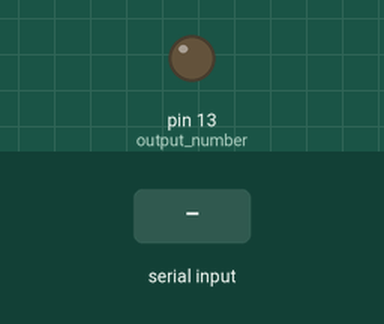
Recording of a sketch running on a simulated Arduino Uno, built with avr-gcc and run on an emulated ATmega328P. Shown: output pins drawn as LEDs (lit = HIGH). Inputs (shaded band) come from the test bench.

Above: at 1.2 s.
1.3 s: byte 1 (1) received over Serial
At 2.3 s:
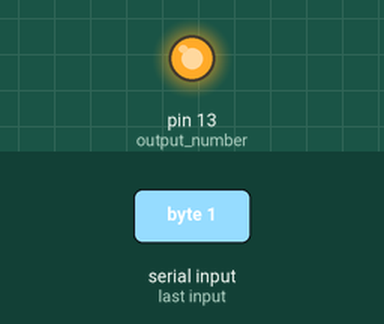
Timing chart, 0 to 4.3 s (numbered marks = the images above; inputs shaded):
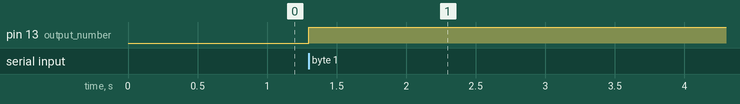

The sketch:

Device-lighter.ino
```cpp
// Device-lighter

byte memory = 0; // ВАЖНО, что считываемое значение имеет размер в 1 байт
byte output_number = 13;

void setup() {
  pinMode(output_number, OUTPUT);
  digitalWrite(output_number, LOW);

  Serial.begin(9600);
}

void loop() {
  if(Serial.available()) { memory = Serial.read(); }

  if(memory == 1) { digitalWrite(output_number, HIGH); }
  else if (memory == 0) { digitalWrite(output_number, LOW); }
}
```

Measured:
- after the input at 1.3 s, pin 13 (output_number): LOW → HIGH at once
